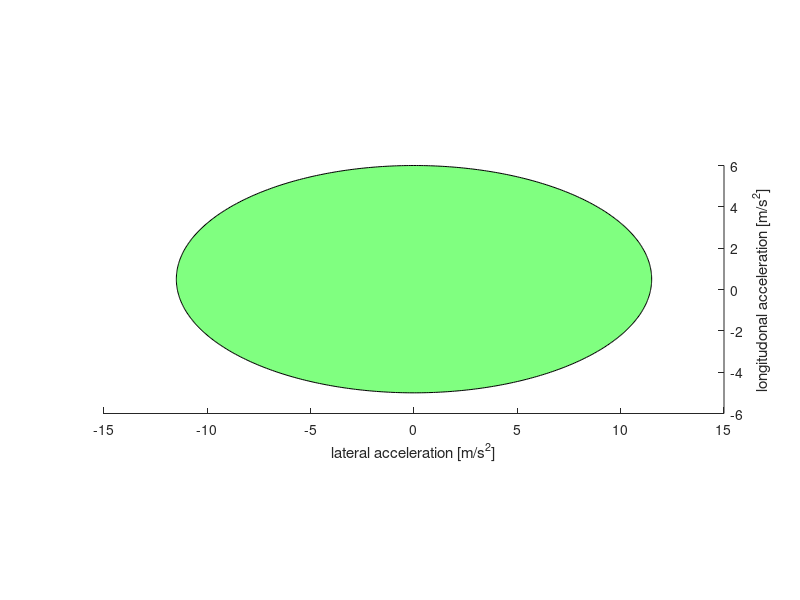
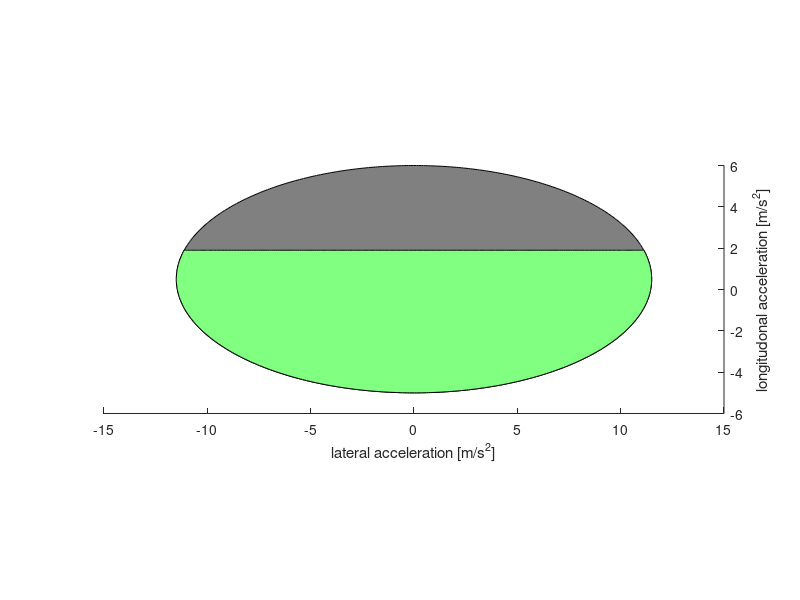
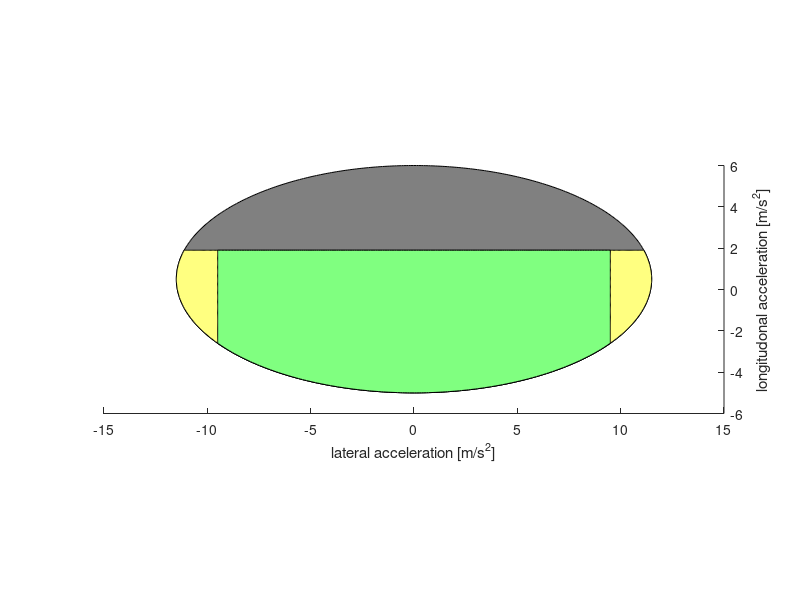
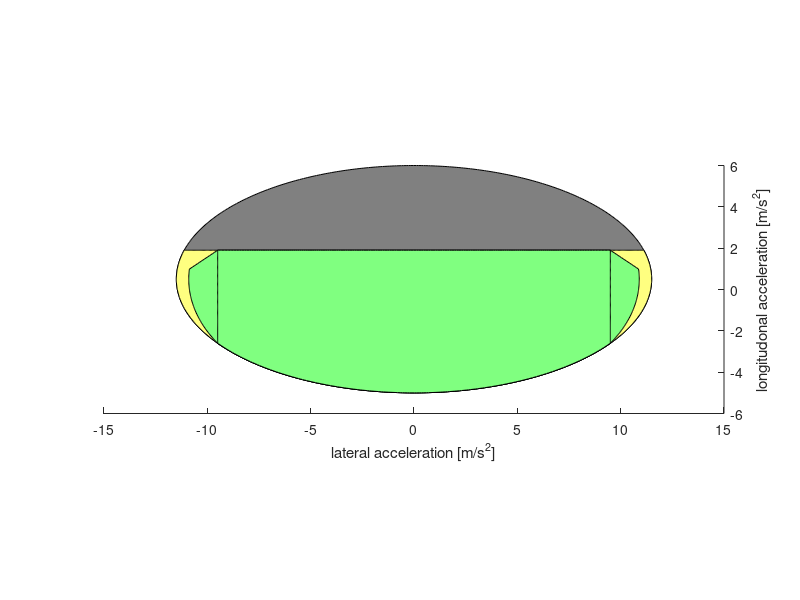

The MATLAB source for these figures, in order:
motorlim = [0.5 0.5 0.5];
underlim = [1 1 0.5];
usable = [0.5 1 0.5];

sideaxis = 11.5;
highaxis = 5.5;
longshift = 0.5;
torquesteerpenalty = 0.7;
maxacc = 1.9;
understeerlimit = 9.5;
tveffect = 1.5;
close all
%Back wheels only
figure
daspect([1 1 1])
set(gca,'YAxisLocation','right');
hold on
xlabel("lateral acceleration [m/s^2]");
ylabel("longitudonal acceleration [m/s^2]");
t = 0:0.01:2*pi;
X1 = sideaxis*sin(t);
Y1 = highaxis*cos(t)+longshift;
fill(X1,Y1,usable)
txt0 = 'rear axle capacity';
%text(0,0,txt0,'HorizontalAlignment','center');
hold off
print('bw','-dpng','-r600')

%Back wheels only + max acc
figure
daspect([1 1 1])
set(gca,'YAxisLocation','right');
hold on
xlabel("lateral acceleration [m/s^2]");
ylabel("longitudonal acceleration [m/s^2]");
X2 = X1;
Y2 = min(maxacc,Y1);
fill(X1,Y1,motorlim)
fill(X2,Y2,usable)
txt = 'motor limitation';
%text(0,3,txt,'HorizontalAlignment','center');
hold off
print('bwma','-dpng','-r600')


%Back wheels only + max acc + front wheels understeering
figure
daspect([1 1 1])
set(gca,'YAxisLocation','right');
hold on
xlabel("lateral acceleration [m/s^2]");
ylabel("longitudonal acceleration [m/s^2]");
X3 = max(-understeerlimit,min(understeerlimit,X2));
Y3 = Y2;
fill(X1,Y1,motorlim)
fill(X2,Y2,underlim)
fill(X3,Y3,usable)
txt2 = 'understeering \rightarrow';
%text(0,3,txt,'HorizontalAlignment','center');
%text(understeerlimit+0.5,0,txt2,'HorizontalAlignment','right');
hold off
print('bwmaus','-dpng','-r600')


%Back wheels only + max acc + front wheels understeering + torque vectoring
figure
daspect([1 1 1])
set(gca,'YAxisLocation','right');
hold on
xlabel("lateral acceleration [m/s^2]");
ylabel("longitudonal acceleration [m/s^2]");
xi = [-understeerlimit-10,-understeerlimit,understeerlimit,understeerlimit+10]
vi = [-understeerlimit-10*torquesteerpenalty,-understeerlimit,understeerlimit,understeerlimit+10*torquesteerpenalty]
maxfdist = maxacc - Y3;
tvlimitr = understeerlimit+maxfdist*tveffect;
tvlimitl = -tvlimitr;
X4 = max(tvlimitl,min(tvlimitr,interp1(xi,vi,X2)));
Y4 = Y2;
fill(X1,Y1,motorlim)
fill(X2,Y2,underlim)
fill(X4,Y4,usable)
fill(X3,Y3,usable)
txt3 = 'torquevectoring \rightarrow';
%text(0,3,txt,'HorizontalAlignment','center');
%text(understeerlimit+0.5,0,txt3,'HorizontalAlignment','right');
hold off
print('bwmaustv','-dpng','-r600')